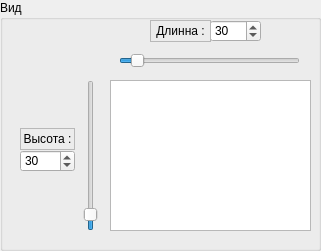
       <widget class="QGroupBox" name="groupBox_18">
        <property name="geometry">
         <rect>
          <x>0</x>
          <y>0</y>
          <width>321</width>
          <height>251</height>
         </rect>
        </property>
        <property name="title">
         <string>Вид</string>
        </property>
        <widget class="QSpinBox" name="heightGenSpin">
         <property name="geometry">
          <rect>
           <x>20</x>
           <y>150</y>
           <width>55</width>
           <height>22</height>
          </rect>
         </property>
         <property name="toolTip">
          <string>Высота РЦ</string>
         </property>
         <property name="layoutDirection">
          <enum>Qt::LeftToRight</enum>
         </property>
         <property name="wrapping">
          <bool>false</bool>
         </property>
         <property name="frame">
          <bool>true</bool>
         </property>
         <property name="buttonSymbols">
          <enum>QAbstractSpinBox::UpDownArrows</enum>
         </property>
         <property name="accelerated">
          <bool>false</bool>
         </property>
         <property name="prefix">
          <string/>
         </property>
         <property name="maximum">
          <number>300</number>
         </property>
         <property name="value">
          <number>30</number>
         </property>
        </widget>
        <widget class="QSpinBox" name="widthGenlSpin">
         <property name="geometry">
          <rect>
           <x>210</x>
           <y>20</y>
           <width>51</width>
           <height>22</height>
          </rect>
         </property>
         <property name="toolTip">
          <string>Шиина РЦ</string>
         </property>
         <property name="maximum">
          <number>300</number>
         </property>
         <property name="value">
          <number>30</number>
         </property>
        </widget>
        <widget class="QSlider" name="verticalGenSlider">
         <property name="geometry">
          <rect>
           <x>80</x>
           <y>80</y>
           <width>22</width>
           <height>151</height>
          </rect>
         </property>
         <property name="maximum">
          <number>300</number>
         </property>
         <property name="value">
          <number>20</number>
         </property>
         <property name="tracking">
          <bool>true</bool>
         </property>
         <property name="orientation">
          <enum>Qt::Vertical</enum>
         </property>
        </widget>
        <widget class="QGraphicsView" name="graphicsView_3">
         <property name="geometry">
          <rect>
           <x>110</x>
           <y>80</y>
           <width>201</width>
           <height>151</height>
          </rect>
         </property>
         <property name="styleSheet">
          <string notr="true"/>
         </property>
        </widget>
        <widget class="QSlider" name="horizontalGenSlider">
         <property name="geometry">
          <rect>
           <x>119</x>
           <y>50</y>
           <width>181</width>
           <height>22</height>
          </rect>
         </property>
         <property name="maximum">
          <number>300</number>
         </property>
         <property name="value">
          <number>20</number>
         </property>
         <property name="orientation">
          <enum>Qt::Horizontal</enum>
         </property>
        </widget>
        <widget class="QLabel" name="label_22">
         <property name="geometry">
          <rect>
           <x>20</x>
           <y>128</y>
           <width>55</width>
           <height>22</height>
          </rect>
         </property>
         <property name="frameShape">
          <enum>QFrame::StyledPanel</enum>
         </property>
         <property name="frameShadow">
          <enum>QFrame::Plain</enum>
         </property>
         <property name="text">
          <string>Высота :</string>
         </property>
         <property name="alignment">
          <set>Qt::AlignHCenter|Qt::AlignTop</set>
         </property>
        </widget>
        <widget class="QLabel" name="label_35">
         <property name="geometry">
          <rect>
           <x>150</x>
           <y>20</y>
           <width>61</width>
           <height>22</height>
          </rect>
         </property>
         <property name="frameShape">
          <enum>QFrame::StyledPanel</enum>
         </property>
         <property name="frameShadow">
          <enum>QFrame::Plain</enum>
         </property>
         <property name="text">
          <string>Длинна :</string>
         </property>
         <property name="alignment">
          <set>Qt::AlignCenter</set>
         </property>
        </widget>
        <widget class="QLabel" name="label_66">
         <property name="geometry">
          <rect>
           <x>195</x>
           <y>140</y>
           <width>31</width>
           <height>41</height>
          </rect>
         </property>
         <property name="styleSheet">
          <string notr="true">background-image: url(:/prefix/images/mgks.png)</string>
         </property>
         <property name="text">
          <string/>
         </property>
        </widget>
       </widget>
